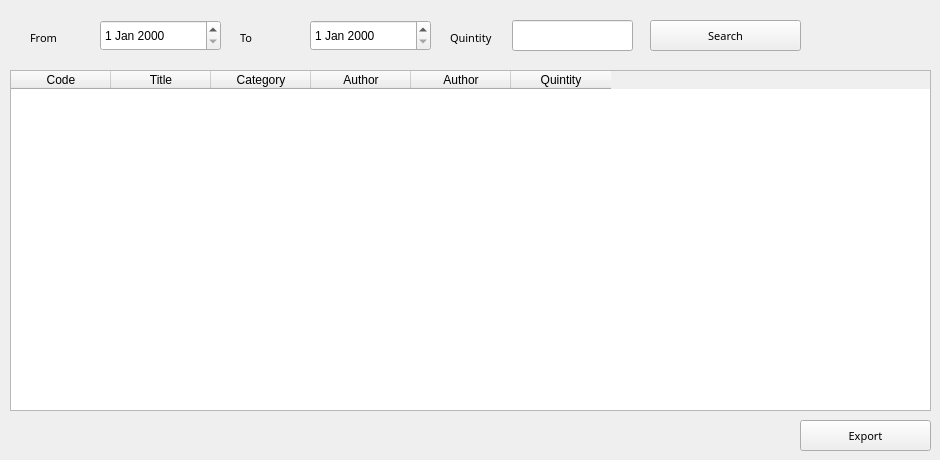
      <widget class="QWidget" name="tab_18">
       <attribute name="title">
        <string>Book Reports</string>
       </attribute>
       <widget class="QTableWidget" name="tableWidget_5">
        <property name="geometry">
         <rect>
          <x>10</x>
          <y>70</y>
          <width>921</width>
          <height>341</height>
         </rect>
        </property>
        <column>
         <property name="text">
          <string>Code</string>
         </property>
         <property name="font">
          <font>
           <pointsize>9</pointsize>
           <weight>50</weight>
           <bold>false</bold>
          </font>
         </property>
        </column>
        <column>
         <property name="text">
          <string>Title</string>
         </property>
         <property name="font">
          <font>
           <pointsize>9</pointsize>
           <weight>50</weight>
           <bold>false</bold>
          </font>
         </property>
        </column>
        <column>
         <property name="text">
          <string>Category</string>
         </property>
         <property name="font">
          <font>
           <pointsize>9</pointsize>
           <weight>50</weight>
           <bold>false</bold>
          </font>
         </property>
        </column>
        <column>
         <property name="text">
          <string>Author</string>
         </property>
         <property name="font">
          <font>
           <pointsize>9</pointsize>
           <weight>50</weight>
           <bold>false</bold>
          </font>
         </property>
        </column>
        <column>
         <property name="text">
          <string>Author</string>
         </property>
         <property name="font">
          <font>
           <pointsize>9</pointsize>
           <weight>50</weight>
           <bold>false</bold>
          </font>
         </property>
        </column>
        <column>
         <property name="text">
          <string>Quintity</string>
         </property>
         <property name="font">
          <font>
           <pointsize>9</pointsize>
           <weight>50</weight>
           <bold>false</bold>
          </font>
         </property>
        </column>
       </widget>
       <widget class="QDateEdit" name="dateEdit">
        <property name="geometry">
         <rect>
          <x>100</x>
          <y>20</y>
          <width>121</width>
          <height>31</height>
         </rect>
        </property>
       </widget>
       <widget class="QLabel" name="label_29">
        <property name="geometry">
         <rect>
          <x>30</x>
          <y>30</y>
          <width>61</width>
          <height>16</height>
         </rect>
        </property>
        <property name="font">
         <font>
          <family>Arial Rounded MT Bold</family>
          <pointsize>8</pointsize>
          <weight>50</weight>
          <italic>false</italic>
          <bold>false</bold>
         </font>
        </property>
        <property name="text">
         <string>From</string>
        </property>
       </widget>
       <widget class="QDateEdit" name="dateEdit_2">
        <property name="geometry">
         <rect>
          <x>310</x>
          <y>20</y>
          <width>121</width>
          <height>31</height>
         </rect>
        </property>
       </widget>
       <widget class="QLabel" name="label_30">
        <property name="geometry">
         <rect>
          <x>240</x>
          <y>30</y>
          <width>61</width>
          <height>16</height>
         </rect>
        </property>
        <property name="font">
         <font>
          <family>Arial Rounded MT Bold</family>
          <pointsize>8</pointsize>
          <weight>50</weight>
          <italic>false</italic>
          <bold>false</bold>
         </font>
        </property>
        <property name="text">
         <string>To</string>
        </property>
       </widget>
       <widget class="QLabel" name="label_31">
        <property name="geometry">
         <rect>
          <x>450</x>
          <y>30</y>
          <width>51</width>
          <height>16</height>
         </rect>
        </property>
        <property name="font">
         <font>
          <family>Arial Rounded MT Bold</family>
          <pointsize>8</pointsize>
          <weight>50</weight>
          <italic>false</italic>
          <bold>false</bold>
         </font>
        </property>
        <property name="text">
         <string>Quintity</string>
        </property>
       </widget>
       <widget class="QLineEdit" name="lineEdit_25">
        <property name="geometry">
         <rect>
          <x>512</x>
          <y>20</y>
          <width>121</width>
          <height>31</height>
         </rect>
        </property>
       </widget>
       <widget class="QPushButton" name="pushButton_24">
        <property name="geometry">
         <rect>
          <x>650</x>
          <y>20</y>
          <width>151</width>
          <height>31</height>
         </rect>
        </property>
        <property name="font">
         <font>
          <family>Arial Rounded MT Bold</family>
          <pointsize>8</pointsize>
          <weight>50</weight>
          <italic>false</italic>
          <bold>false</bold>
         </font>
        </property>
        <property name="text">
         <string>Search</string>
        </property>
       </widget>
       <widget class="QPushButton" name="pushButton_44">
        <property name="geometry">
         <rect>
          <x>800</x>
          <y>420</y>
          <width>131</width>
          <height>31</height>
         </rect>
        </property>
        <property name="font">
         <font>
          <family>Arial Rounded MT Bold</family>
          <pointsize>8</pointsize>
          <weight>50</weight>
          <italic>false</italic>
          <bold>false</bold>
         </font>
        </property>
        <property name="text">
         <string>Export</string>
        </property>
       </widget>
      </widget>
